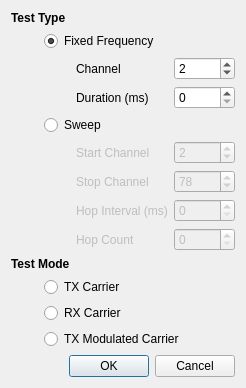
<?xml version="1.0" encoding="UTF-8"?>
<ui version="4.0">
 <class>RFTestDialog</class>
 <widget class="QDialog" name="RFTestDialog">
  <property name="geometry">
   <rect>
    <x>0</x>
    <y>0</y>
    <width>224</width>
    <height>356</height>
   </rect>
  </property>
  <property name="windowTitle">
   <string>RF Test</string>
  </property>
  <layout class="QGridLayout" name="gridLayout" columnstretch="0,0,0,1">
   <item row="0" column="0" colspan="2">
    <widget class="QLabel" name="testTypeLabel">
     <property name="font">
      <font>
       <weight>75</weight>
       <bold>true</bold>
      </font>
     </property>
     <property name="text">
      <string>Test Type</string>
     </property>
    </widget>
   </item>
   <item row="1" column="0">
    <spacer name="horizontalSpacer_6">
     <property name="orientation">
      <enum>Qt::Horizontal</enum>
     </property>
     <property name="sizeType">
      <enum>QSizePolicy::Fixed</enum>
     </property>
     <property name="sizeHint" stdset="0">
      <size>
       <width>20</width>
       <height>13</height>
      </size>
     </property>
    </spacer>
   </item>
   <item row="2" column="1">
    <spacer name="horizontalSpacer_7">
     <property name="orientation">
      <enum>Qt::Horizontal</enum>
     </property>
     <property name="sizeType">
      <enum>QSizePolicy::Fixed</enum>
     </property>
     <property name="sizeHint" stdset="0">
      <size>
       <width>20</width>
       <height>10</height>
      </size>
     </property>
    </spacer>
   </item>
   <item row="2" column="2">
    <widget class="QLabel" name="fixedChannelLabel">
     <property name="text">
      <string>Channel</string>
     </property>
    </widget>
   </item>
   <item row="2" column="3">
    <widget class="QSpinBox" name="fixedChannel">
     <property name="maximum">
      <number>100</number>
     </property>
     <property name="singleStep">
      <number>2</number>
     </property>
     <property name="value">
      <number>2</number>
     </property>
    </widget>
   </item>
   <item row="3" column="2">
    <widget class="QLabel" name="fixedDurationLabel">
     <property name="text">
      <string>Duration (ms)</string>
     </property>
    </widget>
   </item>
   <item row="3" column="3">
    <widget class="QSpinBox" name="fixedDuration">
     <property name="maximum">
      <number>65535</number>
     </property>
    </widget>
   </item>
   <item row="5" column="2">
    <widget class="QLabel" name="startChannelLabel">
     <property name="enabled">
      <bool>false</bool>
     </property>
     <property name="text">
      <string>Start Channel</string>
     </property>
    </widget>
   </item>
   <item row="5" column="3">
    <widget class="QSpinBox" name="startChannel">
     <property name="enabled">
      <bool>false</bool>
     </property>
     <property name="maximum">
      <number>100</number>
     </property>
     <property name="singleStep">
      <number>2</number>
     </property>
     <property name="value">
      <number>2</number>
     </property>
    </widget>
   </item>
   <item row="6" column="2">
    <widget class="QLabel" name="stopChannelLabel">
     <property name="enabled">
      <bool>false</bool>
     </property>
     <property name="text">
      <string>Stop Channel</string>
     </property>
    </widget>
   </item>
   <item row="6" column="3">
    <widget class="QSpinBox" name="stopChannel">
     <property name="enabled">
      <bool>false</bool>
     </property>
     <property name="maximum">
      <number>100</number>
     </property>
     <property name="singleStep">
      <number>2</number>
     </property>
     <property name="value">
      <number>78</number>
     </property>
    </widget>
   </item>
   <item row="7" column="2">
    <widget class="QLabel" name="hopIntervalLabel">
     <property name="enabled">
      <bool>false</bool>
     </property>
     <property name="text">
      <string>Hop Interval (ms)</string>
     </property>
    </widget>
   </item>
   <item row="7" column="3">
    <widget class="QSpinBox" name="hopInterval">
     <property name="enabled">
      <bool>false</bool>
     </property>
     <property name="maximum">
      <number>65535</number>
     </property>
    </widget>
   </item>
   <item row="8" column="2">
    <widget class="QLabel" name="hopCountLabel">
     <property name="enabled">
      <bool>false</bool>
     </property>
     <property name="text">
      <string>Hop Count</string>
     </property>
    </widget>
   </item>
   <item row="8" column="3">
    <widget class="QSpinBox" name="hopCount">
     <property name="enabled">
      <bool>false</bool>
     </property>
     <property name="maximum">
      <number>65535</number>
     </property>
    </widget>
   </item>
   <item row="9" column="0" colspan="2">
    <widget class="QLabel" name="testModeLabel">
     <property name="font">
      <font>
       <weight>75</weight>
       <bold>true</bold>
      </font>
     </property>
     <property name="text">
      <string>Test Mode</string>
     </property>
    </widget>
   </item>
   <item row="10" column="1" colspan="3">
    <widget class="QRadioButton" name="txCarrierRadioButton">
     <property name="text">
      <string>TX Carrier</string>
     </property>
    </widget>
   </item>
   <item row="11" column="1" colspan="3">
    <widget class="QRadioButton" name="rxCarrierRadioButton">
     <property name="text">
      <string>RX Carrier</string>
     </property>
    </widget>
   </item>
   <item row="12" column="1" colspan="3">
    <widget class="QRadioButton" name="txModulatedRadioButton">
     <property name="text">
      <string>TX Modulated Carrier</string>
     </property>
    </widget>
   </item>
   <item row="13" column="0" colspan="4">
    <spacer name="verticalSpacer_8">
     <property name="orientation">
      <enum>Qt::Vertical</enum>
     </property>
     <property name="sizeHint" stdset="0">
      <size>
       <width>10</width>
       <height>0</height>
      </size>
     </property>
    </spacer>
   </item>
   <item row="14" column="0" colspan="4">
    <widget class="QDialogButtonBox" name="buttonBox">
     <property name="orientation">
      <enum>Qt::Horizontal</enum>
     </property>
     <property name="standardButtons">
      <set>QDialogButtonBox::Cancel|QDialogButtonBox::Ok</set>
     </property>
    </widget>
   </item>
   <item row="1" column="1" colspan="3">
    <widget class="QRadioButton" name="fixedRadioButton">
     <property name="text">
      <string>Fixed Frequency</string>
     </property>
     <property name="checked">
      <bool>true</bool>
     </property>
    </widget>
   </item>
   <item row="4" column="1" colspan="3">
    <widget class="QRadioButton" name="sweepRadioButton">
     <property name="text">
      <string>Sweep</string>
     </property>
    </widget>
   </item>
  </layout>
 </widget>
 <tabstops>
  <tabstop>fixedRadioButton</tabstop>
  <tabstop>fixedChannel</tabstop>
  <tabstop>fixedDuration</tabstop>
  <tabstop>sweepRadioButton</tabstop>
  <tabstop>startChannel</tabstop>
  <tabstop>stopChannel</tabstop>
  <tabstop>hopInterval</tabstop>
  <tabstop>hopCount</tabstop>
  <tabstop>txCarrierRadioButton</tabstop>
  <tabstop>rxCarrierRadioButton</tabstop>
  <tabstop>txModulatedRadioButton</tabstop>
 </tabstops>
 <resources/>
 <connections>
  <connection>
   <sender>buttonBox</sender>
   <signal>accepted()</signal>
   <receiver>RFTestDialog</receiver>
   <slot>accept()</slot>
   <hints>
    <hint type="sourcelabel">
     <x>205</x>
     <y>346</y>
    </hint>
    <hint type="destinationlabel">
     <x>157</x>
     <y>274</y>
    </hint>
   </hints>
  </connection>
  <connection>
   <sender>buttonBox</sender>
   <signal>rejected()</signal>
   <receiver>RFTestDialog</receiver>
   <slot>reject()</slot>
   <hints>
    <hint type="sourcelabel">
     <x>205</x>
     <y>346</y>
    </hint>
    <hint type="destinationlabel">
     <x>286</x>
     <y>274</y>
    </hint>
   </hints>
  </connection>
  <connection>
   <sender>fixedRadioButton</sender>
   <signal>toggled(bool)</signal>
   <receiver>fixedChannelLabel</receiver>
   <slot>setEnabled(bool)</slot>
   <hints>
    <hint type="sourcelabel">
     <x>125</x>
     <y>37</y>
    </hint>
    <hint type="destinationlabel">
     <x>127</x>
     <y>62</y>
    </hint>
   </hints>
  </connection>
  <connection>
   <sender>fixedRadioButton</sender>
   <signal>toggled(bool)</signal>
   <receiver>fixedChannel</receiver>
   <slot>setEnabled(bool)</slot>
   <hints>
    <hint type="sourcelabel">
     <x>166</x>
     <y>32</y>
    </hint>
    <hint type="destinationlabel">
     <x>189</x>
     <y>59</y>
    </hint>
   </hints>
  </connection>
  <connection>
   <sender>fixedRadioButton</sender>
   <signal>toggled(bool)</signal>
   <receiver>fixedDurationLabel</receiver>
   <slot>setEnabled(bool)</slot>
   <hints>
    <hint type="sourcelabel">
     <x>142</x>
     <y>32</y>
    </hint>
    <hint type="destinationlabel">
     <x>139</x>
     <y>87</y>
    </hint>
   </hints>
  </connection>
  <connection>
   <sender>fixedRadioButton</sender>
   <signal>toggled(bool)</signal>
   <receiver>fixedDuration</receiver>
   <slot>setEnabled(bool)</slot>
   <hints>
    <hint type="sourcelabel">
     <x>154</x>
     <y>33</y>
    </hint>
    <hint type="destinationlabel">
     <x>178</x>
     <y>81</y>
    </hint>
   </hints>
  </connection>
  <connection>
   <sender>sweepRadioButton</sender>
   <signal>toggled(bool)</signal>
   <receiver>startChannelLabel</receiver>
   <slot>setEnabled(bool)</slot>
   <hints>
    <hint type="sourcelabel">
     <x>80</x>
     <y>108</y>
    </hint>
    <hint type="destinationlabel">
     <x>100</x>
     <y>134</y>
    </hint>
   </hints>
  </connection>
  <connection>
   <sender>sweepRadioButton</sender>
   <signal>toggled(bool)</signal>
   <receiver>startChannel</receiver>
   <slot>setEnabled(bool)</slot>
   <hints>
    <hint type="sourcelabel">
     <x>190</x>
     <y>116</y>
    </hint>
    <hint type="destinationlabel">
     <x>186</x>
     <y>136</y>
    </hint>
   </hints>
  </connection>
  <connection>
   <sender>sweepRadioButton</sender>
   <signal>toggled(bool)</signal>
   <receiver>stopChannelLabel</receiver>
   <slot>setEnabled(bool)</slot>
   <hints>
    <hint type="sourcelabel">
     <x>111</x>
     <y>111</y>
    </hint>
    <hint type="destinationlabel">
     <x>122</x>
     <y>163</y>
    </hint>
   </hints>
  </connection>
  <connection>
   <sender>sweepRadioButton</sender>
   <signal>toggled(bool)</signal>
   <receiver>stopChannel</receiver>
   <slot>setEnabled(bool)</slot>
   <hints>
    <hint type="sourcelabel">
     <x>163</x>
     <y>112</y>
    </hint>
    <hint type="destinationlabel">
     <x>181</x>
     <y>166</y>
    </hint>
   </hints>
  </connection>
  <connection>
   <sender>sweepRadioButton</sender>
   <signal>toggled(bool)</signal>
   <receiver>hopIntervalLabel</receiver>
   <slot>setEnabled(bool)</slot>
   <hints>
    <hint type="sourcelabel">
     <x>110</x>
     <y>108</y>
    </hint>
    <hint type="destinationlabel">
     <x>105</x>
     <y>186</y>
    </hint>
   </hints>
  </connection>
  <connection>
   <sender>sweepRadioButton</sender>
   <signal>toggled(bool)</signal>
   <receiver>hopInterval</receiver>
   <slot>setEnabled(bool)</slot>
   <hints>
    <hint type="sourcelabel">
     <x>201</x>
     <y>110</y>
    </hint>
    <hint type="destinationlabel">
     <x>197</x>
     <y>188</y>
    </hint>
   </hints>
  </connection>
  <connection>
   <sender>sweepRadioButton</sender>
   <signal>toggled(bool)</signal>
   <receiver>hopCountLabel</receiver>
   <slot>setEnabled(bool)</slot>
   <hints>
    <hint type="sourcelabel">
     <x>85</x>
     <y>112</y>
    </hint>
    <hint type="destinationlabel">
     <x>96</x>
     <y>215</y>
    </hint>
   </hints>
  </connection>
  <connection>
   <sender>sweepRadioButton</sender>
   <signal>toggled(bool)</signal>
   <receiver>hopCount</receiver>
   <slot>setEnabled(bool)</slot>
   <hints>
    <hint type="sourcelabel">
     <x>86</x>
     <y>108</y>
    </hint>
    <hint type="destinationlabel">
     <x>173</x>
     <y>214</y>
    </hint>
   </hints>
  </connection>
 </connections>
</ui>
